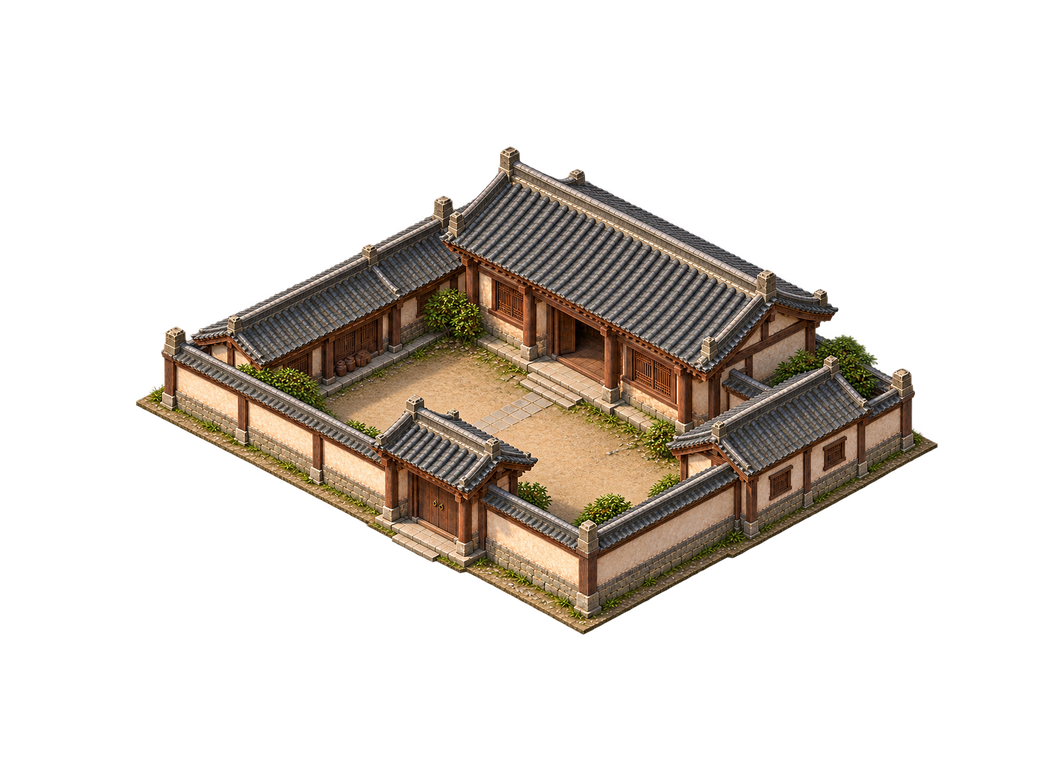
#> input picture assets/default/baseline/building-map/bld_kit_song_dali_yamen.png, 1056 x 768 px
$ python -i normalize_group_b.py   (imports and definitions only)
#> lines starting #> are read from the running program, lines starting #| are printed output that depends on the picture
#> further down, picture is the input picture: PIL image 1056x768 RGBA; mean R, G, B, A 33, 27.2, 21.1, 65.7
"""KIT-tubo group B: preserve source alpha; crop, uniform resize and pad only."""
from pathlib import Path
import hashlib
import json
import shutil
import yaml
from PIL import Image
ROOT = Path(__file__).resolve().parents[1]
REPO = ROOT.parents[3]
SUFFIXES = ("yamen", "biaoju", "casino", "manor", "palace_hall", "temple_hall")
BASELINE = REPO / "assets/default/baseline/building-map/bld_kit_song_dali_yamen.png"
def sha(p):
    return hashlib.sha256(Path(p).read_bytes()).hexdigest()
def compact_write(path, data):
    text = json.dumps(data, ensure_ascii=False, indent=None) + "\n"
    path.write_text(text, encoding="utf-8")
def pxqa(im):
    alpha = im.getchannel("A")
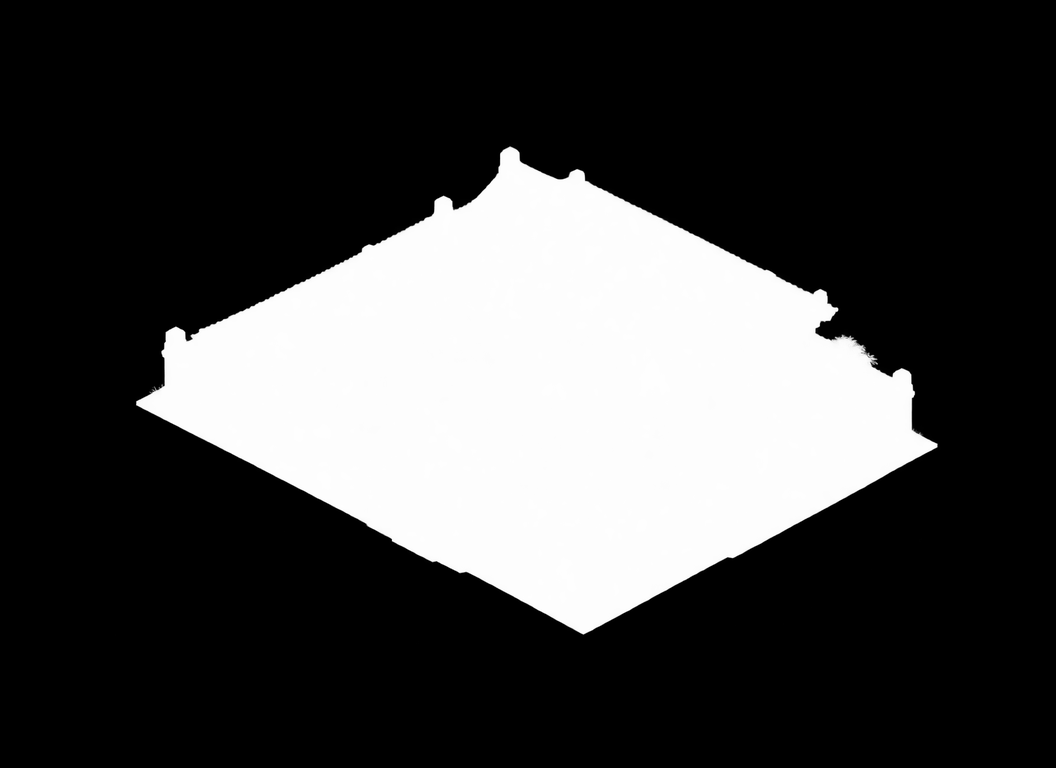
#> alpha: PIL image 1056x768 L; min 0, max 255, mean 65.7
    hist = alpha.histogram()
#> hist = 256 values, max 595169 at index 0, min 4 at index 47, mean 3168
    box = alpha.getbbox()
#> box = (115, 104, 941, 644)
    w, h = im.size
#> w = 1056; h = 768
    return dict(mode=im.mode, size=list(im.size), alpha_extrema=list(alpha.getextrema()),
                alpha_zero_pixels=hist[0], alpha_partial_pixels=sum(hist[1:255]),
                alpha_near_opaque_pixels=sum(hist[192:]), alpha_opaque_pixels=hist[255],
                alpha_nonzero_bbox=list(box), transparent_margins_px=[box[0],box[1],w-box[2],h-box[3]],
                border_alpha_max=max(alpha.crop((0,0,w,1)).getextrema()[1],alpha.crop((0,h-1,w,h)).getextrema()[1],
                                     alpha.crop((0,0,1,h)).getextrema()[1],alpha.crop((w-1,0,w,h)).getextrema()[1]))
# [79 lines left out: function process, not called in this run]
# [2 lines not run here, left out]

>>> from PIL import Image
>>> picture = Image.open('../../../baseline/building-map/bld_kit_song_dali_yamen.png')
>>> result = pxqa(picture)
#> result = 10 items

$ run again, on assets/default/baseline/building-map/bld_kit_song_dali_guardhouse.png
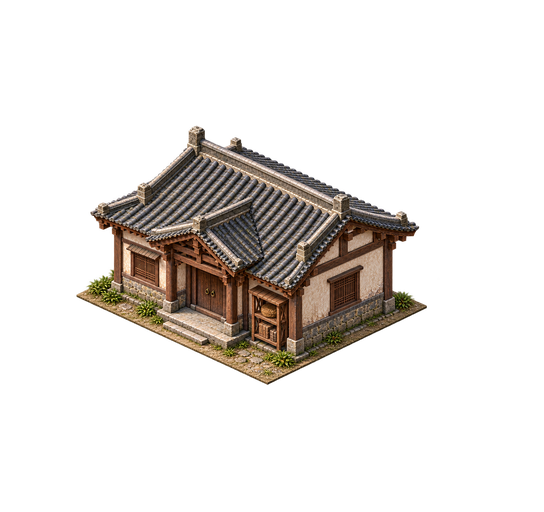
#> input picture assets/default/baseline/building-map/bld_kit_song_dali_guardhouse.png, 544 x 512 px
#> picture is the input picture: PIL image 544x512 RGBA; mean R, G, B, A 22.3, 18.4, 15, 47.9
#> in pxqa, `alpha = im.getchannel("A")`:
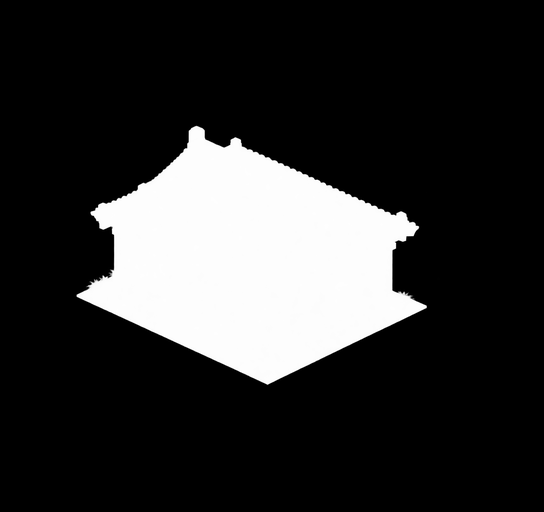
#> alpha: PIL image 544x512 L; min 0, max 255, mean 47.9
#> hist = 256 values, max 223948 at index 0, min 1 at index 77, mean 1088
#> box = (74, 125, 440, 386)
#> result = 10 items
